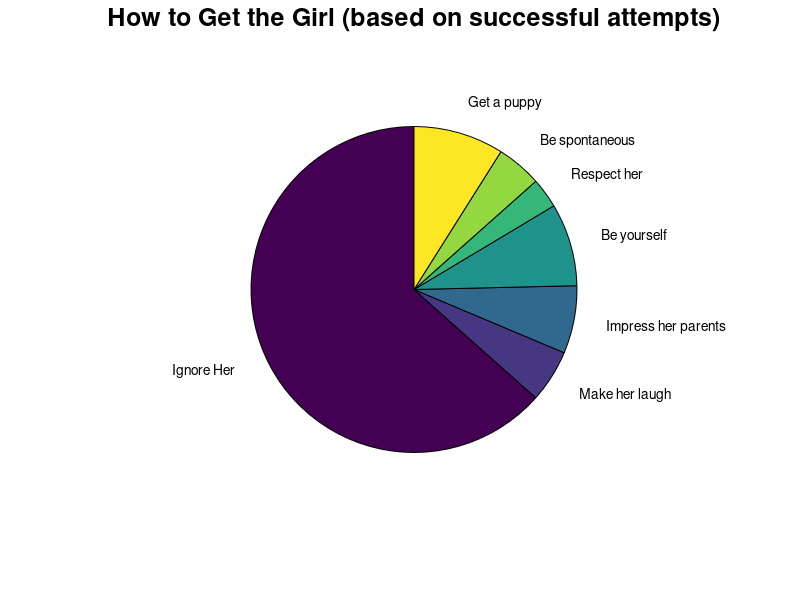

Write MATLAB code to recreate this figure.
%
% Brian D. Wendt
% Matlab Lab #2, Part 3
% EGR-167 SP2015
%
x = [85 7 9 11 4 6 12];
labels = {'Ignore Her', ...
          'Make her laugh', ...
          'Impress her parents', ...
          'Be yourself' ...
          'Respect her', ...
          'Be spontaneous', ...
          'Get a puppy'}; 
pie(x, labels);
title('How to Get the Girl (based on successful attempts)', 'fontsize', 18);